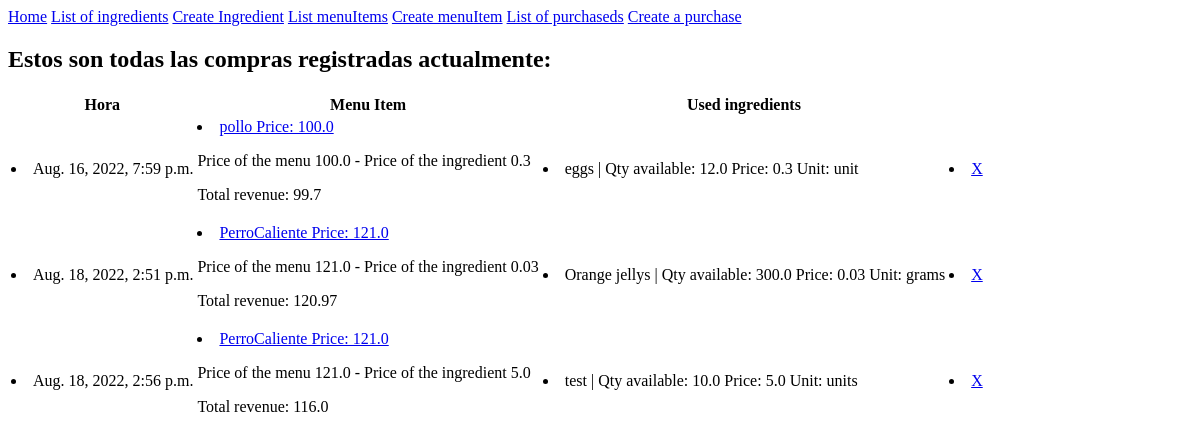
Page /listpurchased on the earlier database version.
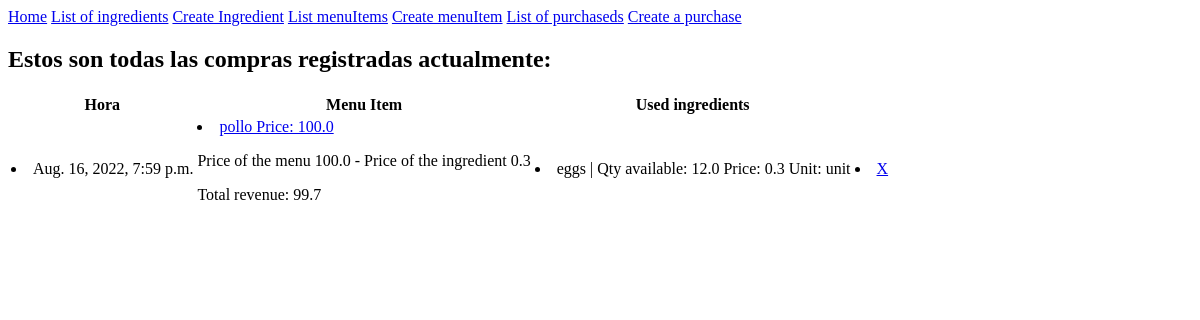
Same page on the later database version.
### inventory/models.py (models this page shows, shortened)
class purchased (models.Model):
    hour = models.DateTimeField(default="")
    recipeRequirement = models.ForeignKey(RecipeRequirement, null=True, on_delete=models.CASCADE)
    menuItem = models.ForeignKey(menuItem, null=True, on_delete=models.CASCADE)
    def get_Total(self):
        revenue = self.menuItem.price - self.recipeRequirement.ingredient.price
        return revenue

class menuItem(models.Model):
    name = models.CharField(max_length=20)
    price = models.FloatField(default=0)
    def __str__(self):
        return self.name + " Price: " + str(self.price)

class RecipeRequirement(models.Model):
    quantity = models.FloatField(default=0)
    menuItem = models.ForeignKey(menuItem, on_delete=models.CASCADE)
    ingredient = models.ForeignKey(Ingredient,  blank=True, on_delete=models.CASCADE)

class Ingredient(models.Model):
    name = models.CharField(max_length=20)
    quantity = models.FloatField(default=0)
    price = models.FloatField(default=0)
    unit = models.CharField(max_length=10, blank=True)
    def __str__(self):
        return self.name + " | " + " Qty available: " + str(self.quantity) + " Price: " + str(self.price) + " Unit: " + self.unit

### inventory/views.py (the view)
# urls.py: path('listpurchased', views.listPurchase.as_view(), name="listPurchased"),
class listPurchase(ListView):
  model = purchased
  template_name = "inventory/list_purchased.html"

### inventory/templates/inventory/list_purchased.html
{% extends 'inventory/base.html' %}
{% load static %}
{% block head %}
<link rel="stylesheet" href="{% static 'inventory/style.css' %}">
{% endblock %}
{% block content %}
<h2> Estos son todas las compras registradas actualmente:</h2>
<table class="line-table">
    <thead>
      <tr>
        <th>Hora</th>
        <th>Menu Item</th>
        <th>Used ingredients</th>
      </tr>
    </thead>
    <tbody>
    {% for key in object_list %}
      <tr>
        <td>
          <li>{{ key.hour }}</li>
        </td>
        <td>
            <li><a href="{% url 'updatePurchased' key.id %}">{{ key.menuItem }}</a>
              <p>Price of the menu {{ key.menuItem.price }} - Price of the ingredient {{ key.recipeRequirement.ingredient.price }}</p>
              <p>Total revenue: {{ key.get_Total }}</p>
            </li>
        </td>
        <td>
          <li>{{ key.recipeRequirement.ingredient }}</li>
      </td>
        <td>
            <li><a href="{% url 'purchased_delete' key.id %}">X</a></li>
        </td>
      </tr>
    {% endfor %}
    </tbody>
  </table>
{% endblock %}

### inventory/templates/inventory/base.html
<!DOCTYPE HTML>
<head>
{% block head %}
{% endblock %}
</head>
<body>
<a href="{% url 'home' %}">Home</a>
<a href="{% url 'ingredients' %}">List of ingredients</a>
<a href="{% url 'ingredientsCreateForm' %}">Create Ingredient</a>
<a href="{% url 'menuItemView' %}">List menuItems</a>
<a href="{% url 'createMenuItem' %}">Create menuItem</a>
<a href="{% url 'listPurchased' %}">List of purchaseds</a>
<a href="{% url 'createPurchased' %}">Create a purchase</a>
{% block content %}
{% endblock %}
</body>

Differences in the rows shown:
removed purchased: hour "Aug. 18, 2022, 2:51 p.m.", menuItem "PerroCaliente Price: 121.0", menuItem.price "121.0", recipeRequirement.ingredient.price "0.03", get_Total "120.97", recipeRequirement.ingredient "Orange jellys | Qty available: 300.0 Price: 0.03 Unit: grams"
removed purchased: hour "Aug. 18, 2022, 2:56 p.m.", menuItem "PerroCaliente Price: 121.0", menuItem.price "121.0", recipeRequirement.ingredient.price "5.0", get_Total "116.0", recipeRequirement.ingredient "test | Qty available: 10.0 Price: 5.0 Unit: units"
